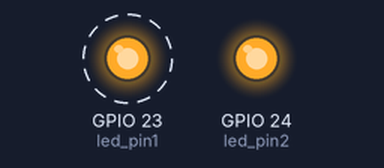
Recording of a program running on a simulated Raspberry Pi (BCM pin numbers). On the bench: output pins drawn as LEDs (lit = HIGH). Dashed ring = blinking. Threads take turns every 2 ms.

Above: at 0.3 s.
At 5.9 s:
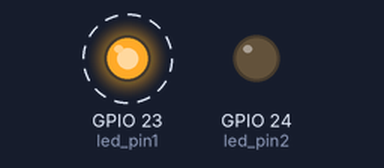
Timing chart, 0 to 7.8 s (numbered marks = the images above):
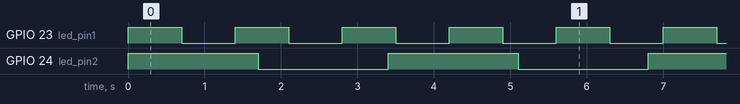

Measured:
- by itself, GPIO 23 (led_pin1): alternates HIGH for 0.70 s and LOW for 0.70 s
- by itself, GPIO 24 (led_pin2): alternates HIGH for 1.7 s and LOW for 1.7 s
- by itself, everything shown: repeats every 23.8 s, in 48 steps

The program:

challenge_th01.py
```python
import RPi.GPIO as GPIO
import threading
import time

led_pin1 = 23
led_pin2 = 24

GPIO.setwarnings(False)
GPIO.setmode(GPIO.BCM)
GPIO.setup(led_pin1, GPIO.OUT)
GPIO.setup(led_pin2, GPIO.OUT)

GPIO.output(led_pin1, False)
GPIO.output(led_pin2, False)

flag_exit = False

def t1_sub_led():
    while True:
        GPIO.output(led_pin2, True)
        time.sleep(1.7)
        GPIO.output(led_pin2, False)
        time.sleep(1.7)
        if flag_exit: break

t1 = threading.Thread(target=t1_sub_led)
t1.start()

try:
    while True:
        GPIO.output(led_pin1, True)
        time.sleep(0.7)
        GPIO.output(led_pin1, False)
        time.sleep(0.7)
except KeyboardInterrupt:
    pass

flag_exit = True
t1.join()
GPIO.cleanup()
```
